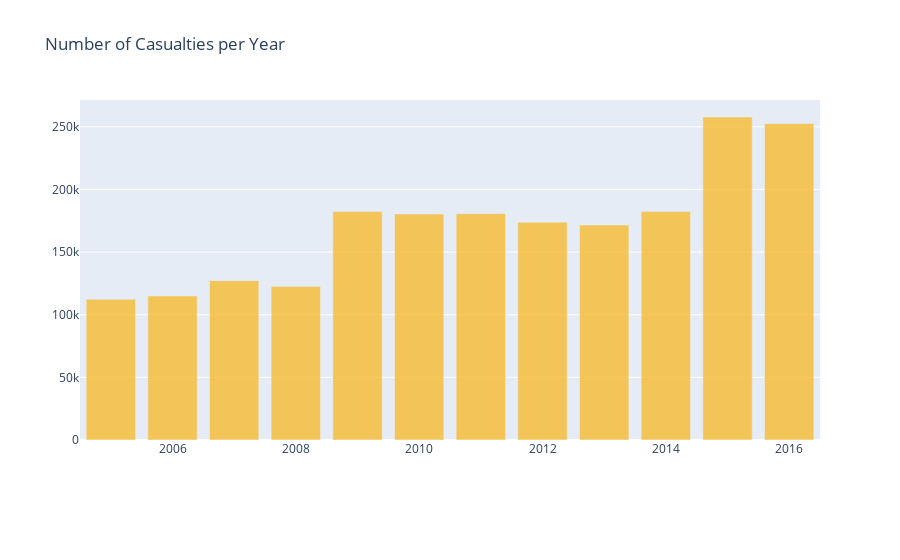

The notebook cell saved with this chart:
### Code cell
trace = go.Bar(
    x=year,
    y=casualties,
    name='Female Drivers',
    marker=dict(color='#f7bb31'),
    opacity=0.8
)
data = [trace]
layout = go.Layout(
    barmode='group',
    legend=dict(dict(x=-.1, y=1.2)),
    margin=dict(b=120),
    title = 'Number of Casualties per Year',
)

fig = go.Figure(data=data, layout=layout)
iplot(fig, filename='grouped-bar')

plt.show()

### Figure 1 — Plotly figure (JSON) as saved in the notebook; plotly's stock layout.template omitted (floating-point values rounded to 4 significant figures)
{"data": [{"marker": {"color": "#f7bb31"}, "name": "Female Drivers", "opacity": 0.8, "type": "bar", "x": [2005, 2006, 2007, 2008, 2009, 2010, 2011, 2012, 2013, 2014, 2015, 2016], "y": [112288, 115017, 127172, 122445, 182321, 180367, 180616, 173859, 171625, 182353, 257845, 252500]}], "layout": {"barmode": "group", "legend": {"x": -0.1, "y": 1.2}, "margin": {"b": 120}, "title": {"text": "Number of Casualties per Year"}}}
